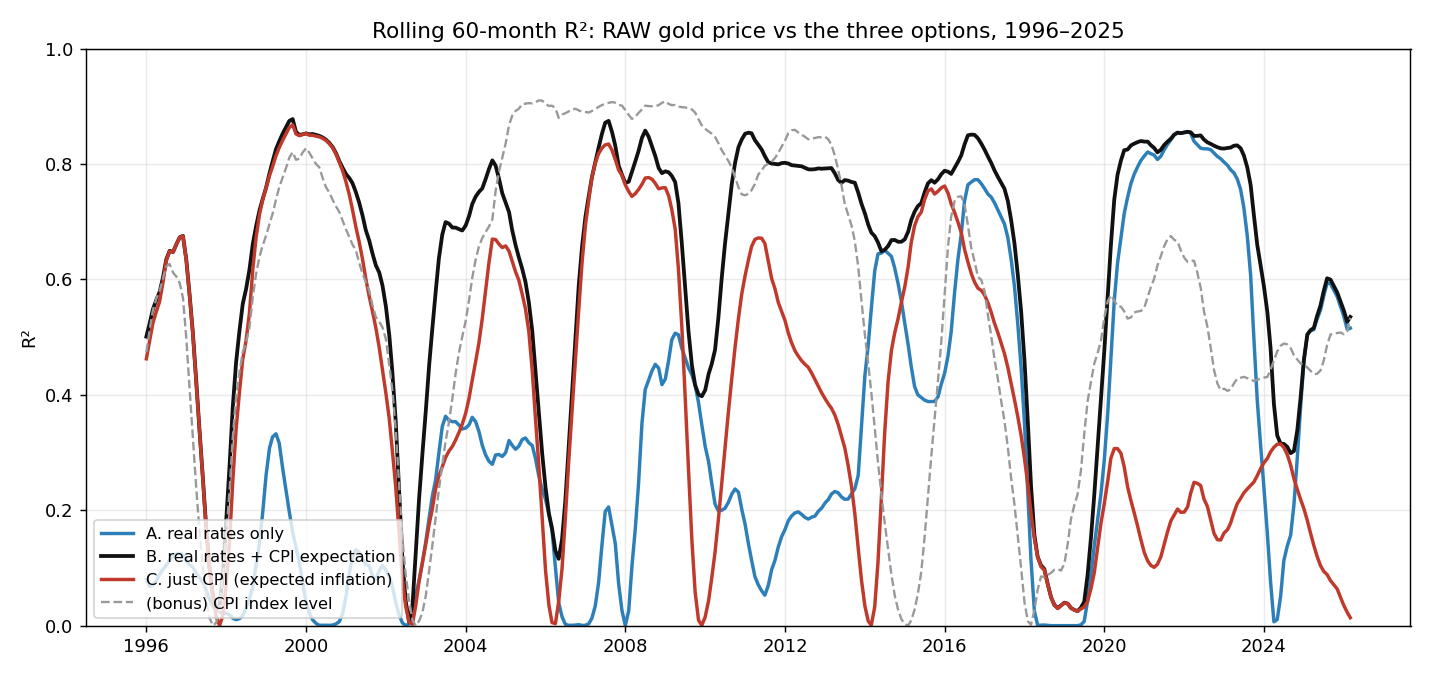

Write Python code to recreate this figure.
"""Rolling R^2 (60-month window), 1996-2025.
Dependent = RAW GOLD PRICE.  Three explanatory option sets:

   A. REAL          : real 10Y yield
   B. REAL + CPIexp : real 10Y yield + expected inflation ("CPI expectation")
   C. CPI only      : expected inflation
   (bonus) CPI level: the CPI index itself ("gold tracks the price level")

real 10Y = nominal 10Y - expected inflation;  expected inflation = EWMA(halflife
24m) of YoY CPI.  Reported for raw price and for log price (the pricing-model
form, P ~ service/real_rate => ln P ~ -Duration*real_rate).
"""
import numpy as np, pandas as pd, matplotlib
matplotlib.use("Agg"); import matplotlib.pyplot as plt

W=60
g=pd.read_csv("gold_monthly.csv"); c=pd.read_csv("cpi.csv"); b=pd.read_csv("bond10y.csv")
g["m"]=pd.PeriodIndex(g["Date"],freq="M")
c["m"]=pd.to_datetime(c["Date"]).dt.to_period("M")
b["m"]=pd.to_datetime(b["Date"]).dt.to_period("M")
df=(g[["m","Price"]].rename(columns={"Price":"gold"})
    .merge(c[["m","Index"]].rename(columns={"Index":"cpi"}),on="m")
    .merge(b[["m","Rate"]].rename(columns={"Rate":"y10"}),on="m")
    .sort_values("m").reset_index(drop=True))
df["lg"]=np.log(df["gold"])
infl_yoy=np.log(df["cpi"]).diff(12)*100
df["pexp"]=infl_yoy.ewm(halflife=24).mean()        # expected inflation, %
df["real10"]=df["y10"]-df["pexp"]                  # real 10Y, %
df["t"]=df["m"].dt.to_timestamp()

def roll_r2(ycol,Xcols):
    y=df[ycol].values
    X=np.column_stack([df[cc].values for cc in Xcols])
    out=np.full(len(df),np.nan)
    for i in range(W-1,len(df)):
        sl=slice(i-W+1,i+1); yy=y[sl]; XX=X[sl]
        m=~(np.isnan(yy)|np.isnan(XX).any(axis=1))
        if m.sum()<W*0.8: continue
        yy=yy[m]; A=np.column_stack([np.ones(m.sum()),XX[m]])
        beta,_,_,_=np.linalg.lstsq(A,yy,rcond=None)
        yh=A@beta; ss=np.sum((yy-yy.mean())**2)
        out[i]=1-np.sum((yy-yh)**2)/ss if ss>0 else np.nan
    return out

specs=[("A real","real",["real10"]),
       ("B real+CPIexp","real_cpi",["real10","pexp"]),
       ("C CPI only","cpi",["pexp"]),
       ("D CPI level","lvl",["cpi"])]

def block_table(ycol,title):
    for lab,key,X in specs: df[f"{ycol}_{key}"]=roll_r2(ycol,X)
    w=df[df["m"]>="1996-01"]
    print(f"\n=== {title} :  rolling 60m R^2  ===")
    print(f"{'period':10s}"+"".join(f"{lab:>15s}" for lab,_,_ in specs))
    for lo in range(1996,2026,5):
        s=w[(w['m']>=f'{lo}-01')&(w['m']<=f'{lo+4}-12')]
        print(f"{lo}-{lo+4:<5d}"+"".join(f"{s[f'{ycol}_{k}'].mean():>15.3f}" for _,k,_ in specs))
    print(f"{'1996-2025':10s}"+"".join(f"{w[f'{ycol}_{k}'].mean():>15.3f}" for _,k,_ in specs))
    print(f"{'latest':10s}"+"".join(f"{w[f'{ycol}_{k}'].iloc[-1]:>15.3f}" for _,k,_ in specs)
          +f"   (end {w['m'].iloc[-1]})")
    return w

w=block_table("gold","RAW GOLD PRICE")        # primary: what you asked for
block_table("lg","LOG GOLD PRICE (robustness)")

plt.figure(figsize=(11,5.2))
plt.plot(w["t"],w["gold_real"],color="#2c7fb8",lw=1.9,label="A. real rates only")
plt.plot(w["t"],w["gold_real_cpi"],color="#111",lw=2.1,label="B. real rates + CPI expectation")
plt.plot(w["t"],w["gold_cpi"],color="#c0392b",lw=1.9,label="C. just CPI (expected inflation)")
plt.plot(w["t"],w["gold_lvl"],color="#999",lw=1.3,ls="--",label="(bonus) CPI index level")
plt.title("Rolling 60-month R²: RAW gold price vs the three options, 1996–2025")
plt.ylabel("R²"); plt.ylim(0,1); plt.grid(alpha=.25); plt.legend(loc="lower left",fontsize=9)
plt.tight_layout(); plt.savefig("rolling_r2.png",dpi=130); print("\nwrote rolling_r2.png")
